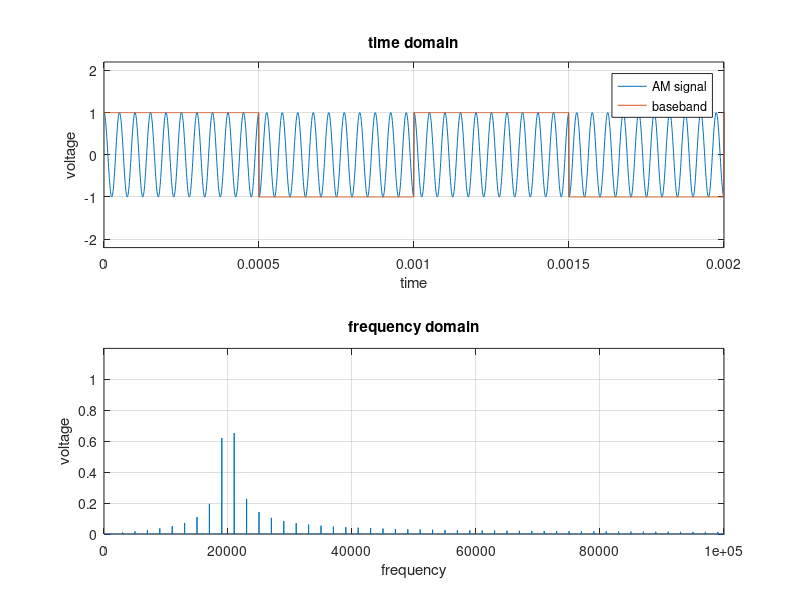

This chart was generated by the following MATLAB code:
% Phase Shift Keying

fs = 1000e3; % sample rate 1000 kHz
Ts = 1/fs;  % time step
t = 0:Ts:1-Ts; % time vector start / step / end

% generate waves:
% wave 1 -> carrier / Traeger
fb1 = 20000; % Hz
ub1 = cos(2 * pi * fb1 * t);

% Baseband 1010101
fb2 = 1000; % 2000 Bits/s
ub2 = square(2 * pi * fb2 * t);


% Vektorielle Multiplication ub1 * ub2

ub = ub1 .* ub2; % Mit DC-Anteil: 0 <= (1 + ub2) <= 2 

%  Plot Time Domain (Zeitbereichsdarstellung)
figure(1);
subplot(2, 1, 1); % 2 rows, 1 column, 1st row
plot(t, ub, t, ub2), grid on; % ub(t)
axis([0.0 0.002 -2.2 2.2]);
title('time domain');
xlabel('time');
ylabel('voltage');
legend('AM signal', 'baseband');

% Calculate Frequency Spectrum 
% with Fast Fourier Transformation (FFT)
F = fft(ub); % fourier coefficient (= amplitude) at each frequency 
n = length(ub); % number of samples
f = (0 : n-1)*(fs/n); % vector of frequencies
volt = 2/n * abs(F); % absolute value of amplitude

% Plot Frequency Domain (Frequenzbereichsdarstellung)
subplot(2, 1, 2); % 2nd row
plot(f, volt); % volt(f)
grid on;
axis([0 100e3 0 1.2]);
title('frequency domain');
xlabel('frequency');
ylabel('voltage');
